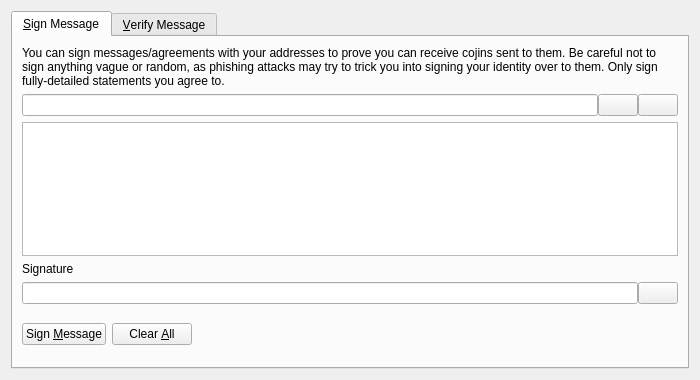
<?xml version="1.0" encoding="UTF-8"?>
<ui version="4.0">
 <class>SignVerifyMessageDialog</class>
 <widget class="QDialog" name="SignVerifyMessageDialog">
  <property name="geometry">
   <rect>
    <x>0</x>
    <y>0</y>
    <width>700</width>
    <height>380</height>
   </rect>
  </property>
  <property name="windowTitle">
   <string>Signatures - Sign / Verify a Message</string>
  </property>
  <property name="modal">
   <bool>true</bool>
  </property>
  <layout class="QVBoxLayout" name="verticalLayout">
   <item>
    <widget class="QTabWidget" name="tabWidget">
     <property name="currentIndex">
      <number>0</number>
     </property>
     <widget class="QWidget" name="tabSignMessage">
      <attribute name="title">
       <string>&amp;Sign Message</string>
      </attribute>
      <layout class="QVBoxLayout" name="verticalLayout_SM">
       <item>
        <widget class="QLabel" name="infoLabel_SM">
         <property name="text">
          <string>You can sign messages/agreements with your addresses to prove you can receive cojins sent to them. Be careful not to sign anything vague or random, as phishing attacks may try to trick you into signing your identity over to them. Only sign fully-detailed statements you agree to.</string>
         </property>
         <property name="textFormat">
          <enum>Qt::PlainText</enum>
         </property>
         <property name="wordWrap">
          <bool>true</bool>
         </property>
        </widget>
       </item>
       <item>
        <layout class="QHBoxLayout" name="horizontalLayout_1_SM">
         <property name="spacing">
          <number>0</number>
         </property>
         <item>
          <widget class="QValidatedLineEdit" name="addressIn_SM">
           <property name="toolTip">
            <string>The Cojin address to sign the message with</string>
           </property>
          </widget>
         </item>
         <item>
          <widget class="QPushButton" name="addressBookButton_SM">
           <property name="toolTip">
            <string>Choose previously used address</string>
           </property>
           <property name="text">
            <string/>
           </property>
           <property name="icon">
            <iconset resource="../bitcoin.qrc">
             <normaloff>:/icons/address-book</normaloff>:/icons/address-book</iconset>
           </property>
           <property name="shortcut">
            <string>Alt+A</string>
           </property>
           <property name="autoDefault">
            <bool>false</bool>
           </property>
          </widget>
         </item>
         <item>
          <widget class="QPushButton" name="pasteButton_SM">
           <property name="toolTip">
            <string>Paste address from clipboard</string>
           </property>
           <property name="text">
            <string/>
           </property>
           <property name="icon">
            <iconset resource="../bitcoin.qrc">
             <normaloff>:/icons/editpaste</normaloff>:/icons/editpaste</iconset>
           </property>
           <property name="shortcut">
            <string>Alt+P</string>
           </property>
           <property name="autoDefault">
            <bool>false</bool>
           </property>
          </widget>
         </item>
        </layout>
       </item>
       <item>
        <widget class="QPlainTextEdit" name="messageIn_SM">
         <property name="toolTip">
          <string>Enter the message you want to sign here</string>
         </property>
        </widget>
       </item>
       <item>
        <widget class="QLabel" name="signatureLabel_SM">
         <property name="text">
          <string>Signature</string>
         </property>
         <property name="textFormat">
          <enum>Qt::PlainText</enum>
         </property>
        </widget>
       </item>
       <item>
        <layout class="QHBoxLayout" name="horizontalLayout_2_SM">
         <property name="spacing">
          <number>0</number>
         </property>
         <item>
          <widget class="QLineEdit" name="signatureOut_SM">
           <property name="font">
            <font>
             <italic>true</italic>
            </font>
           </property>
           <property name="readOnly">
            <bool>true</bool>
           </property>
          </widget>
         </item>
         <item>
          <widget class="QPushButton" name="copySignatureButton_SM">
           <property name="toolTip">
            <string>Copy the current signature to the system clipboard</string>
           </property>
           <property name="text">
            <string/>
           </property>
           <property name="icon">
            <iconset resource="../bitcoin.qrc">
             <normaloff>:/icons/editcopy</normaloff>:/icons/editcopy</iconset>
           </property>
           <property name="autoDefault">
            <bool>false</bool>
           </property>
          </widget>
         </item>
        </layout>
       </item>
       <item>
        <layout class="QHBoxLayout" name="horizontalLayout_3_SM">
         <item>
          <widget class="QPushButton" name="signMessageButton_SM">
           <property name="toolTip">
            <string>Sign the message to prove you own this Cojin address</string>
           </property>
           <property name="text">
            <string>Sign &amp;Message</string>
           </property>
           <property name="icon">
            <iconset resource="../bitcoin.qrc">
             <normaloff>:/icons/edit</normaloff>:/icons/edit</iconset>
           </property>
           <property name="autoDefault">
            <bool>false</bool>
           </property>
          </widget>
         </item>
         <item>
          <widget class="QPushButton" name="clearButton_SM">
           <property name="toolTip">
            <string>Reset all sign message fields</string>
           </property>
           <property name="text">
            <string>Clear &amp;All</string>
           </property>
           <property name="icon">
            <iconset resource="../bitcoin.qrc">
             <normaloff>:/icons/remove</normaloff>:/icons/remove</iconset>
           </property>
           <property name="autoDefault">
            <bool>false</bool>
           </property>
          </widget>
         </item>
         <item>
          <spacer name="horizontalSpacer_1_SM">
           <property name="orientation">
            <enum>Qt::Horizontal</enum>
           </property>
           <property name="sizeHint" stdset="0">
            <size>
             <width>40</width>
             <height>48</height>
            </size>
           </property>
          </spacer>
         </item>
         <item>
          <widget class="QLabel" name="statusLabel_SM">
           <property name="font">
            <font>
             <weight>75</weight>
             <bold>true</bold>
            </font>
           </property>
           <property name="text">
            <string/>
           </property>
           <property name="wordWrap">
            <bool>true</bool>
           </property>
          </widget>
         </item>
         <item>
          <spacer name="horizontalSpacer_2_SM">
           <property name="orientation">
            <enum>Qt::Horizontal</enum>
           </property>
           <property name="sizeHint" stdset="0">
            <size>
             <width>40</width>
             <height>48</height>
            </size>
           </property>
          </spacer>
         </item>
        </layout>
       </item>
      </layout>
     </widget>
     <widget class="QWidget" name="tabVerifyMessage">
      <attribute name="title">
       <string>&amp;Verify Message</string>
      </attribute>
      <layout class="QVBoxLayout" name="verticalLayout_VM">
       <item>
        <widget class="QLabel" name="infoLabel_VM">
         <property name="text">
          <string>Enter the receiver's address, message (ensure you copy line breaks, spaces, tabs, etc. exactly) and signature below to verify the message. Be careful not to read more into the signature than what is in the signed message itself, to avoid being tricked by a man-in-the-middle attack. Note that this only proves the signing party receives with the address, it cannot prove sendership of any transaction!</string>
         </property>
         <property name="textFormat">
          <enum>Qt::PlainText</enum>
         </property>
         <property name="alignment">
          <set>Qt::AlignLeading|Qt::AlignLeft|Qt::AlignTop</set>
         </property>
         <property name="wordWrap">
          <bool>true</bool>
         </property>
        </widget>
       </item>
       <item>
        <layout class="QHBoxLayout" name="horizontalLayout_1_VM">
         <property name="spacing">
          <number>0</number>
         </property>
         <item>
          <widget class="QValidatedLineEdit" name="addressIn_VM">
           <property name="toolTip">
            <string>The Cojin address the message was signed with</string>
           </property>
          </widget>
         </item>
         <item>
          <widget class="QPushButton" name="addressBookButton_VM">
           <property name="toolTip">
            <string>Choose previously used address</string>
           </property>
           <property name="text">
            <string/>
           </property>
           <property name="icon">
            <iconset resource="../bitcoin.qrc">
             <normaloff>:/icons/address-book</normaloff>:/icons/address-book</iconset>
           </property>
           <property name="shortcut">
            <string>Alt+A</string>
           </property>
           <property name="autoDefault">
            <bool>false</bool>
           </property>
          </widget>
         </item>
        </layout>
       </item>
       <item>
        <widget class="QPlainTextEdit" name="messageIn_VM"/>
       </item>
       <item>
        <widget class="QValidatedLineEdit" name="signatureIn_VM"/>
       </item>
       <item>
        <layout class="QHBoxLayout" name="horizontalLayout_2_VM">
         <item>
          <widget class="QPushButton" name="verifyMessageButton_VM">
           <property name="toolTip">
            <string>Verify the message to ensure it was signed with the specified Cojin address</string>
           </property>
           <property name="text">
            <string>Verify &amp;Message</string>
           </property>
           <property name="icon">
            <iconset resource="../bitcoin.qrc">
             <normaloff>:/icons/transaction_0</normaloff>:/icons/transaction_0</iconset>
           </property>
           <property name="autoDefault">
            <bool>false</bool>
           </property>
          </widget>
         </item>
         <item>
          <widget class="QPushButton" name="clearButton_VM">
           <property name="toolTip">
            <string>Reset all verify message fields</string>
           </property>
           <property name="text">
            <string>Clear &amp;All</string>
           </property>
           <property name="icon">
            <iconset resource="../bitcoin.qrc">
             <normaloff>:/icons/remove</normaloff>:/icons/remove</iconset>
           </property>
           <property name="autoDefault">
            <bool>false</bool>
           </property>
          </widget>
         </item>
         <item>
          <spacer name="horizontalSpacer_1_VM">
           <property name="orientation">
            <enum>Qt::Horizontal</enum>
           </property>
           <property name="sizeHint" stdset="0">
            <size>
             <width>40</width>
             <height>48</height>
            </size>
           </property>
          </spacer>
         </item>
         <item>
          <widget class="QLabel" name="statusLabel_VM">
           <property name="font">
            <font>
             <weight>75</weight>
             <bold>true</bold>
            </font>
           </property>
           <property name="text">
            <string/>
           </property>
           <property name="wordWrap">
            <bool>true</bool>
           </property>
          </widget>
         </item>
         <item>
          <spacer name="horizontalSpacer_2_VM">
           <property name="orientation">
            <enum>Qt::Horizontal</enum>
           </property>
           <property name="sizeHint" stdset="0">
            <size>
             <width>40</width>
             <height>48</height>
            </size>
           </property>
          </spacer>
         </item>
        </layout>
       </item>
      </layout>
     </widget>
    </widget>
   </item>
  </layout>
 </widget>
 <customwidgets>
  <customwidget>
   <class>QValidatedLineEdit</class>
   <extends>QLineEdit</extends>
   <header>qvalidatedlineedit.h</header>
  </customwidget>
 </customwidgets>
 <resources>
  <include location="../bitcoin.qrc"/>
 </resources>
 <connections/>
</ui>
